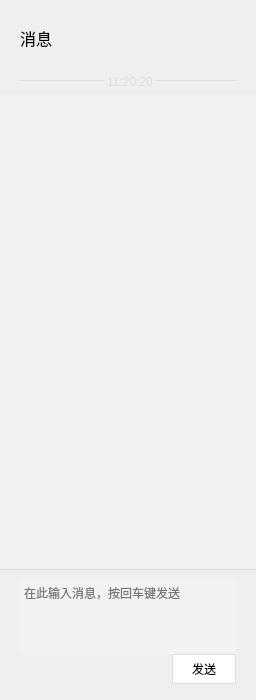
<?xml version="1.0" encoding="UTF-8"?>
<ui version="4.0">
 <class>IMPanel</class>
 <widget class="QWidget" name="IMPanel">
  <property name="geometry">
   <rect>
    <x>0</x>
    <y>0</y>
    <width>200</width>
    <height>700</height>
   </rect>
  </property>
  <property name="minimumSize">
   <size>
    <width>0</width>
    <height>696</height>
   </size>
  </property>
  <property name="maximumSize">
   <size>
    <width>16777215</width>
    <height>700</height>
   </size>
  </property>
  <property name="windowTitle">
   <string>IMPanel</string>
  </property>
  <layout class="QVBoxLayout" name="verticalLayout_3">
   <property name="spacing">
    <number>0</number>
   </property>
   <property name="leftMargin">
    <number>0</number>
   </property>
   <property name="topMargin">
    <number>0</number>
   </property>
   <property name="rightMargin">
    <number>0</number>
   </property>
   <property name="bottomMargin">
    <number>0</number>
   </property>
   <item>
    <layout class="QVBoxLayout" name="verticalLayout_2">
     <property name="spacing">
      <number>0</number>
     </property>
     <property name="leftMargin">
      <number>20</number>
     </property>
     <property name="topMargin">
      <number>26</number>
     </property>
     <property name="bottomMargin">
      <number>25</number>
     </property>
     <item>
      <widget class="QLabel" name="label_title">
       <property name="font">
        <font>
         <family>Microsoft YaHei</family>
         <pointsize>12</pointsize>
         <weight>50</weight>
         <italic>false</italic>
         <bold>false</bold>
        </font>
       </property>
       <property name="styleSheet">
        <string notr="true">font: 12pt &quot;Microsoft YaHei&quot;;
color: #000000;</string>
       </property>
       <property name="text">
        <string>消息</string>
       </property>
      </widget>
     </item>
    </layout>
   </item>
   <item>
    <layout class="QVBoxLayout" name="verticalLayout_4">
     <property name="leftMargin">
      <number>20</number>
     </property>
     <property name="topMargin">
      <number>0</number>
     </property>
     <property name="rightMargin">
      <number>20</number>
     </property>
     <item>
      <widget class="QGroupBox" name="groupBoxTime">
       <property name="styleSheet">
        <string notr="true">QGroupBox{
	border: none;
	border-top: 1px solid #dddddd;
	margin-top: 5px;
}

QGroupBox::title{
	subcontrol-origin: margin;
	subcontrol-position: top center;
	color: #dddddd;
}</string>
       </property>
       <property name="title">
        <string>11:20:20</string>
       </property>
      </widget>
     </item>
    </layout>
   </item>
   <item>
    <widget class="QListWidget" name="lw_msg_list">
     <property name="sizePolicy">
      <sizepolicy hsizetype="Fixed" vsizetype="Expanding">
       <horstretch>0</horstretch>
       <verstretch>0</verstretch>
      </sizepolicy>
     </property>
     <property name="styleSheet">
      <string notr="true">#lw_msg_list{
	border: none;
	background: #f2f2f2;
}</string>
     </property>
     <property name="horizontalScrollBarPolicy">
      <enum>Qt::ScrollBarAlwaysOff</enum>
     </property>
    </widget>
   </item>
   <item>
    <widget class="QWidget" name="widgetLine2" native="true">
     <property name="minimumSize">
      <size>
       <width>0</width>
       <height>1</height>
      </size>
     </property>
     <property name="maximumSize">
      <size>
       <width>16777215</width>
       <height>1</height>
      </size>
     </property>
     <property name="styleSheet">
      <string notr="true">background: #dddddd;</string>
     </property>
    </widget>
   </item>
   <item>
    <layout class="QVBoxLayout" name="verticalLayout">
     <property name="spacing">
      <number>0</number>
     </property>
     <property name="leftMargin">
      <number>20</number>
     </property>
     <property name="topMargin">
      <number>10</number>
     </property>
     <property name="rightMargin">
      <number>20</number>
     </property>
     <property name="bottomMargin">
      <number>10</number>
     </property>
     <item>
      <widget class="CustomTextEdit" name="tb_msg">
       <property name="sizePolicy">
        <sizepolicy hsizetype="Expanding" vsizetype="Minimum">
         <horstretch>0</horstretch>
         <verstretch>0</verstretch>
        </sizepolicy>
       </property>
       <property name="minimumSize">
        <size>
         <width>0</width>
         <height>74</height>
        </size>
       </property>
       <property name="maximumSize">
        <size>
         <width>16777215</width>
         <height>74</height>
        </size>
       </property>
       <property name="styleSheet">
        <string notr="true">#tb_msg{
	border: none;
	background: #f2f2f2;
	font: 9pt &quot;Microsoft YaHei&quot;;
}</string>
       </property>
       <property name="placeholderText">
        <string>在此输入消息，按回车键发送</string>
       </property>
      </widget>
     </item>
     <item>
      <layout class="QHBoxLayout" name="horizontalLayout_4">
       <property name="spacing">
        <number>10</number>
       </property>
       <property name="bottomMargin">
        <number>6</number>
       </property>
       <item>
        <spacer name="horizontalSpacer">
         <property name="orientation">
          <enum>Qt::Horizontal</enum>
         </property>
         <property name="sizeHint" stdset="0">
          <size>
           <width>0</width>
           <height>0</height>
          </size>
         </property>
        </spacer>
       </item>
       <item>
        <widget class="QPushButton" name="btn_send">
         <property name="minimumSize">
          <size>
           <width>64</width>
           <height>30</height>
          </size>
         </property>
         <property name="maximumSize">
          <size>
           <width>64</width>
           <height>30</height>
          </size>
         </property>
         <property name="styleSheet">
          <string notr="true">QPushButton {
	border: 1px solid #dddddd;
	background:  #ffffff;
	color: #000000;
	font: 10pt &quot;Microsoft YaHei&quot;;
}

QPushButton:hover {
	border: 1px solid #d2d2d2;
	background:  #f2f2f2;
}

QPushButton:pressed {
	border: 1px solid #d2d2d2;
	background:  #e5e5e5;
}

QPushButton:disable {
	border: 1px solid #d5d5d5;
	color: #bbbbbb;
	background:  #f2f2f2;
}</string>
         </property>
         <property name="text">
          <string>发送</string>
         </property>
        </widget>
       </item>
      </layout>
     </item>
    </layout>
   </item>
  </layout>
  <zorder>widgetLine2</zorder>
  <zorder>lw_msg_list</zorder>
 </widget>
 <layoutdefault spacing="6" margin="11"/>
 <customwidgets>
  <customwidget>
   <class>CustomTextEdit</class>
   <extends>QTextEdit</extends>
   <header location="global">CustomTextEdit.h</header>
  </customwidget>
 </customwidgets>
 <resources/>
 <connections/>
</ui>
